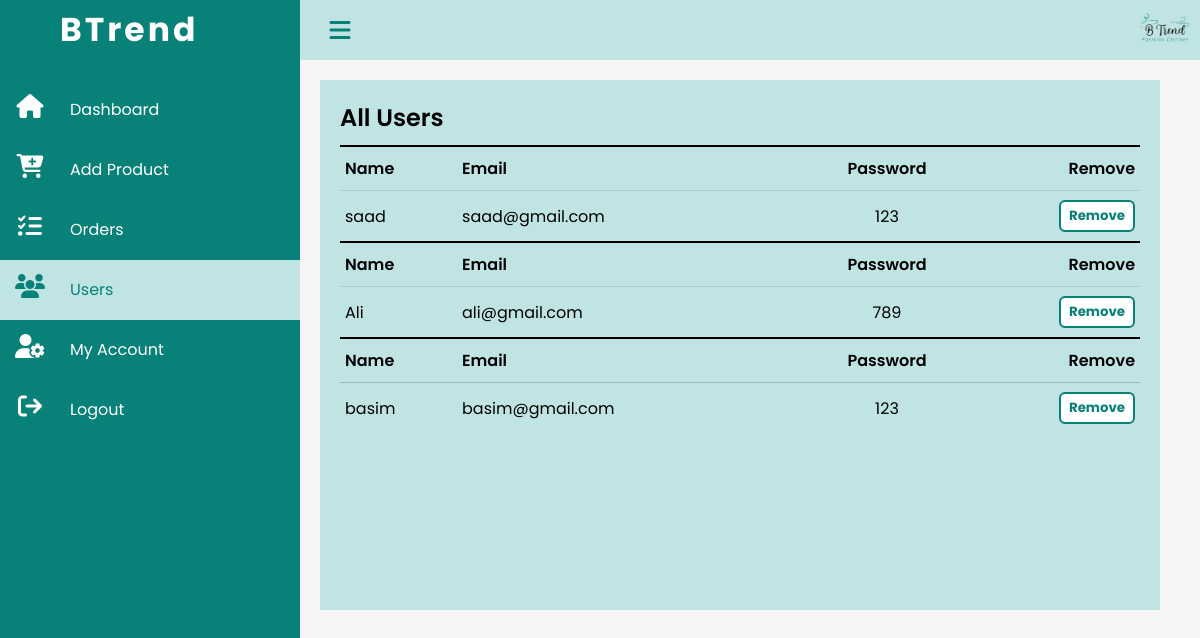
Page /admin/users.php (signed in) on the committed database.
### tables this page shows
CREATE TABLE `users` (
  `id` int(11) NOT NULL,
  `name` varchar(100) NOT NULL,
  `email` varchar(50) NOT NULL,
  `password` varchar(50) NOT NULL,
  `confirm` varchar(100) NOT NULL
);

### admin/users.php (the view, shortened to what this page needs)
<?php
    include 'includes/header.php';
    include 'includes/navbar.php';
    include ("includes/connection.php");
?>
            <div class="details orders">
                <div class="recentOrders">
                    <div class="cardHeader">
                        <h2>All Users</h2>
                    </div>
                    <table>
                        <?php
                                $query = mysqli_query($conn, "SELECT * FROM `users` ORDER BY `id` DESC");
                                while($row = mysqli_fetch_array($query)){
                                    echo "
                                    <thead class='address'>
                            <tr>
                                <td>Name</td>
                                <td>Email</td>
                                <td>Password</td>
                                <td>Remove</td>
                            </tr>
                        </thead>
                        <tbody>
                                    <tr>
                                        <td>$row[name]</td>
                                        <td>$row[email]</td>
                                        <td>$row[password]</td>
                                        <form action='?id=$row[id]' method='POST'>
                                        <td><input value='$row[email]' name='email' type='hidden'>
                                        <input value='Remove' name='remove' type='submit' class='btn-remove'></td>
                                        </form>
                                    </tr>
                                    </tbody>";
                                }
                        ?>
                    </table>
                </div>
            </div>
        <?php
         include 'includes/footer.php';
        ?>

### admin/style.css (style rules this page uses)
* { font-family: 'Poppins', sans-serif; margin: 0; padding: 0; box-sizing: border-box; }
html { scroll-behavior: smooth; }
body { overflow-x: hidden; }
.details { position: relative; width: 100%; padding-top: 0; padding: 20px; display: grid; grid-gap: 20px; grid-template-columns: 2fr 1fr; }
.details.orders { grid-template-columns: 1fr 0fr; }
.details .recentOrders { position: relative; min-height: 530px; background-color: #C0E4E3; padding: 20px; }
.cardHeader { display: flex; justify-content: space-between; align-items: flex-start; }
.cardHeader h2 { font-weight: 600; }
.btn-remove { padding: 4px 8px; background-color: #fff; color: #088178; text-decoration: none; cursor: pointer; border-radius: 6px; font-weight: 700; border: 2px solid #088178; transition: 0.2s; }
.details table { width: 100%; border-collapse: collapse; margin-top: 10px; }
.details table thead td { font-weight: 600; }
.details .recentOrders table tr { border-bottom: 1px solid rgba(0,0,0,0.1); }
.details .recentOrders table .address { margin-top: 20px; }
.details .recentOrders table .address tr { border-top: 2px solid black; padding-bottom: 10px; }
.details .recentOrders table tbody tr:last-child { border-bottom: none; }
.details .recentOrders table tr td { padding: 9px 5px; }
.details .recentOrders table tbody tr td:last-child, .details .recentOrders table thead tr td:last-child { text-align: right; }
.details .recentOrders table tbody tr td:nth-child(2), .details .recentOrders table thead tr td:nth-child(2) { padding-right: 20px; }
.details .recentOrders table tbody tr td:nth-child(3), .details .recentOrders table thead tr td:nth-child(3) { text-align: center; }

### rows in the picture
users: name "saad", email "saad@gmail.com", password "123"
users: name "Ali", email "ali@gmail.com", password "789"
users: name "basim", email "basim@gmail.com", password "123"
